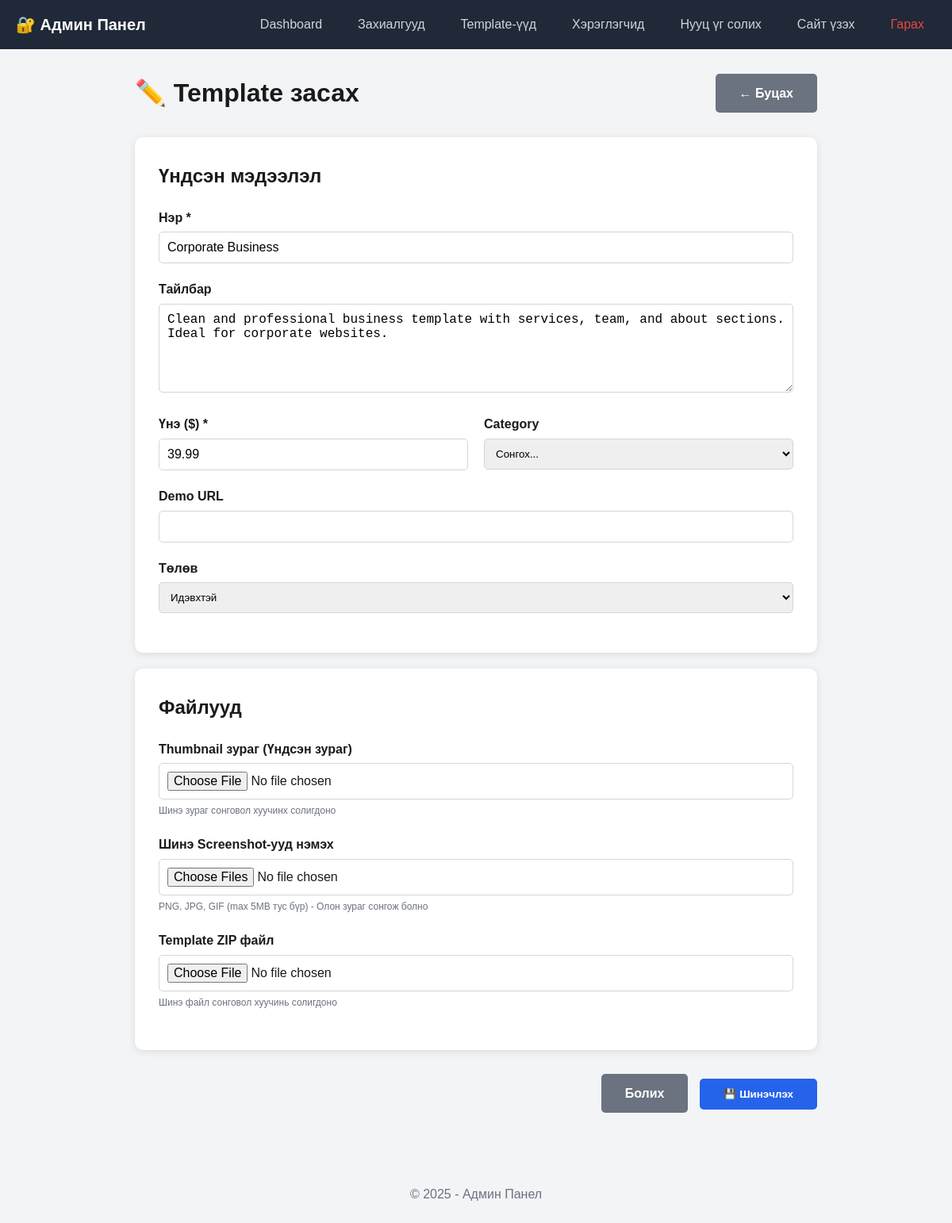
Screenshot of /admin/template-edit.php?id=4 (signed in) with the database file from the repository.
### tables this page shows
CREATE TABLE IF NOT EXISTS templates (
    id INT PRIMARY KEY AUTO_INCREMENT,
    name VARCHAR(255) NOT NULL,
    description TEXT,
    price DECIMAL(10,2) NOT NULL,
    thumbnail VARCHAR(255) COMMENT 'Main preview image',
    demo_url VARCHAR(255) COMMENT 'Live demo URL',
    file_path VARCHAR(255) COMMENT 'Downloadable ZIP file path',
    category VARCHAR(100),
    status ENUM('active', 'inactive') DEFAULT 'active',
    created_at TIMESTAMP DEFAULT CURRENT_TIMESTAMP,
    updated_at TIMESTAMP DEFAULT CURRENT_TIMESTAMP ON UPDATE CURRENT_TIMESTAMP,

    INDEX idx_status (status),
    INDEX idx_category (category),
    INDEX idx_created_at (created_at)
);

### admin/template-edit.php (the view, shortened to what this page needs)
<?php
require_once '../includes/config.php';
include 'header.php';
$template_id = (int)$_GET['id'];
$sql = "SELECT * FROM templates WHERE id = ?";
$stmt = $conn->prepare($sql);
$stmt->bind_param("i", $template_id);
$stmt->execute();
$result = $stmt->get_result();
$template = $result->fetch_assoc();
?>
<div class="container" style="max-width: 900px; margin-bottom: 60px;">
    <div style="display: flex; justify-content: space-between; align-items: center; margin-bottom: 30px;">
        <h1>✏️ Template засах</h1>
        <a href="templates.php" class="btn" style="background: #6b7280; color: white;">← Буцах</a>
    </div>
    <form method="POST" action="" data-loading="Template шинэчлэж байна..." data-loading-overlay enctype="multipart/form-data">
        <div style="background: white; padding: 30px; border-radius: 10px; box-shadow: 0 2px 10px rgba(0,0,0,0.1);">
            <h2 style="margin-bottom: 20px;">Үндсэн мэдээлэл</h2>
            <div class="form-group">
                <label>Нэр *</label>
                <input type="text" name="name" required value="<?php echo htmlspecialchars($template['name']); ?>">
            </div>
            <div class="form-group">
                <label>Тайлбар</label>
                <textarea name="description" rows="5"><?php echo htmlspecialchars($template['description']); ?></textarea>
            </div>
            <div style="display: grid; grid-template-columns: 1fr 1fr; gap: 20px;">
                <div class="form-group">
                    <label>Үнэ ($) *</label>
                    <input type="number" name="price" step="0.01" min="0" required value="<?php echo $template['price']; ?>">
                </div>
                <div class="form-group">
                    <label>Category</label>
                    <select name="category" style="width: 100%; padding: 10px; border: 1px solid #d1d5db; border-radius: 5px;">
                        <option value="">Сонгох...</option>
                    </select>
                </div>
            </div>
            <div class="form-group">
                <label>Demo URL</label>
                <input type="url" name="demo_url" value="<?php echo htmlspecialchars($template['demo_url']); ?>">
            </div>
            <div class="form-group">
                <label>Төлөв</label>
                <select name="status" style="width: 100%; padding: 10px; border: 1px solid #d1d5db; border-radius: 5px;">
                    <option value="active" <?php echo ($template['status'] == 'active') ? 'selected' : ''; ?>>Идэвхтэй</option>
                </select>
            </div>
        </div>
        <div style="background: white; padding: 30px; border-radius: 10px; box-shadow: 0 2px 10px rgba(0,0,0,0.1); margin-top: 20px;">
            <h2 style="margin-bottom: 20px;">Файлууд</h2>
            <div class="form-group">
                <label>Thumbnail зураг (Үндсэн зураг)</label>
                <input type="file" name="thumbnail" accept="image/*">
                <p style="color: #6b7280; font-size: 12px; margin-top: 5px;">Шинэ зураг сонговол хуучинх солигдоно</p>
            </div>
            <div class="form-group">
                <label>Шинэ Screenshot-ууд нэмэх</label>
                <input type="file" name="screenshots[]" accept="image/*" multiple>
                <p style="color: #6b7280; font-size: 12px; margin-top: 5px;">
                    PNG, JPG, GIF (max 5MB тус бүр) - Олон зураг сонгож болно
                </p>
            </div>
            <div class="form-group">
                <label>Template ZIP файл</label>
                <input type="file" name="zip_file" accept=".zip">
                <p style="color: #6b7280; font-size: 12px; margin-top: 5px;">Шинэ файл сонговол хуучинь солигдоно</p>
            </div>
        </div>
        <div style="margin-top: 30px; text-align: right;">
            <a href="templates.php" class="btn" style="background: #6b7280; color: white; margin-right: 10px;">Болих</a>
            <button type="submit" class="btn btn-primary">💾 Шинэчлэх</button>
        </div>
    </form>
</div>
<?php include 'footer.php'; ?>

### css/style.css (style rules this page uses)
* { margin: 0; padding: 0; box-sizing: border-box; }
body { font-family: Arial, sans-serif; line-height: 1.6; color: #1a1a1a; }
.container { max-width: 1200px; margin: 0 auto; padding: 0 20px; }
.btn { display: inline-block; padding: 12px 30px; border-radius: 5px; text-decoration: none; font-weight: bold; cursor: pointer; border: none; transition: all 0.3s; }
.btn-primary { background: #2563eb; color: white; }
.form-group { margin-bottom: 20px; }
.form-group label { display: block; margin-bottom: 5px; font-weight: bold; }
.form-group input, .form-group textarea { width: 100%; padding: 10px; border: 1px solid #d1d5db; border-radius: 5px; font-size: 16px; }

### rows the page displays
templates: name "Corporate Business", description "Clean and professional business template with services, team, and about sections. Ideal for corporate websites.", price "39.99", status "Идэвхтэй"
